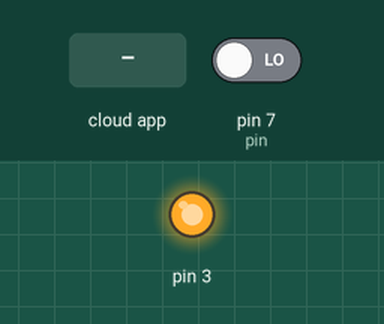
A sketch run on a simulated Arduino Uno, built with avr-gcc and run on an emulated ATmega328P. Shown: output pins drawn as LEDs (lit = HIGH). Inputs (shaded band) come from the test bench; at power-on: pin 7 (pin) LOW. The ROS host is connected and sends only what is stated.

Above: at 1.2 s.
1.3 s: the phone or cloud app sets rpm_right_wheel_tx to 0
At 2.4 s:
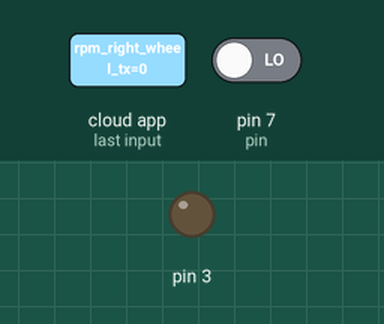
2.8 s: the phone or cloud app sets rpm_right_wheel_tx to 45
At 3.6 s:
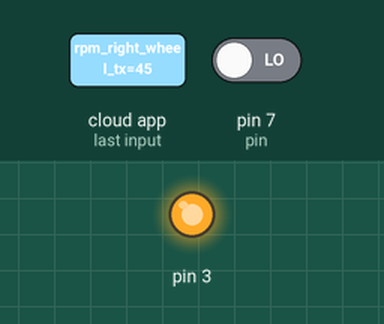
Timing chart, 0 to 5.8 s (numbered marks = the images above; inputs shaded):
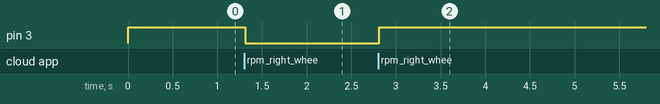

The sketch:

rigth_wheel.ino
```cpp
#include <ros.h>
#include <std_msgs/Int16.h>


#define RPM 170 //lank AVR chip.
//#define ppr 290 //42 - rpm
#define ppr 375 //105 - rpm
#define Kp  0.461121665031208
#define Ki  3.07568150575186
#define Ts  10/1000 //10ms


// encoder signal
int pin = 7;
unsigned long duration;


// motor variables
volatile float period = 0;
volatile float fs = 0;
volatile float fm = 0;
volatile float rpm = 0;
volatile float ppr_avg = 0.0;
//volatile float fm = RPM/60;
//volatile float ppr = fs/fm;

// control-pi variables
volatile float sp = 30;  // set point rpm
volatile float Err_1 = 0;
volatile float Err = 0;
volatile float PI_ = 0;


// kalman-filter variables
volatile float x_1 = 0;
volatile float x_0 = 0;  // position at initial time
volatile float p_1 = 0;
volatile float p_0 = 10; // variance at initial position
volatile float k = 0;  // kalman gain
volatile float z = 0;  // rpm measurments
volatile float r = 20; // variance of the "sensor" to measure rpm
volatile float q = 1;
volatile float duty_cycle = 0;
volatile float data = sp;
volatile bool reverse = false;


void rpm_right_wheel_callback( const std_msgs::Int16& cmd_msg){
  sp = cmd_msg.data;
  reverse = false;
  if (sp<0){
    sp = -sp;
    reverse = true;
  }
}

std_msgs::Int16 current_rpm_right_wheel;
ros::NodeHandle  nh;

ros::Subscriber<std_msgs::Int16> sub("rpm_right_wheel_tx", rpm_right_wheel_callback);
ros::Publisher pub("rpm_right_wheel_rx", &current_rpm_right_wheel);


ISR(TIMER1_COMPA_vect)
{

  // rpm measurment from encoder square signal
  period = 2*duration;

  if (duration>11305 or duration==0){
    fs = 0;
  }
  fs = 1000000/period;
  fm = fs/ppr;
  rpm = fm*60;

  if (rpm > 190){
    rpm = 0;
  }
  else if(rpm < 10){
    rpm = 0;
  }


  // kalman filter to improve the rpm estimation
  x_1 = x_0;
  p_1 = p_0 + q;

  z = rpm;
  k = p_1/(p_1 + r);

  x_0 = x_1 + k*(z - x_1);
  p_0 = (1 - k)*p_1;


  // PI control to change the rpm
  Err = sp - x_0;
  PI_ = Kp*Err - (Kp - Ki*Ts)*Err_1 + PI_;
  Err_1 = Err;

  if (PI_ < 0){
    PI_ = 0.0;
  }else if (PI_>12){
    PI_ = 12.0;
  }

  //if (rpm < 10){
  //  PI_ = 0;
  //}

  duty_cycle = (PI_/12.0)*255.0;

  if(reverse == true){
    digitalWrite(3,LOW);
    analogWrite(5,duty_cycle);
    current_rpm_right_wheel.data = -x_0;

    if (x_0 < 13){
      current_rpm_right_wheel.data = 0;
    }

  }else{
    digitalWrite(5,LOW);
    analogWrite(3,duty_cycle);
    current_rpm_right_wheel.data = x_0;

    if (x_0 < 13){
      current_rpm_right_wheel.data = 0;
    }

  }

  pub.publish(&current_rpm_right_wheel);
  nh.spinOnce();


  //Serial.print(z);
  //Serial.print(" ");
  //Serial.println(x_0);
}

void setup()
{
  //-----------------------interruptions_config----------------------------------------

  analogWrite(3,255);

  Serial.begin(57600);
  pinMode(pin, INPUT);
  noInterrupts();
  TCCR1A = 0; // set entire TCCR1A register to 0
  TCCR1B = 0; // same for TCCR1B
  TCNT1  = 0; // initialize counter value to 0
  // set compare match register for 100 Hz increments
  OCR1A = 19999; // = 16000000 / (8 * 100) - 1 (must be <65536)
  // turn on CTC mode
  TCCR1B |= (1 << WGM12);
  // Set CS12, CS11 and CS10 bits for 8 prescaler
  TCCR1B |= (0 << CS12) | (1 << CS11) | (0 << CS10);
  // enable timer compare interrupt
  TIMSK1 |= (1 << OCIE1A);
  interrupts();             // enable all interrupts


  //-------------------------rosserial_config--------------------------------------

  nh.initNode();
  nh.subscribe(sub);
  nh.advertise(pub);
  nh.negotiateTopics();

}

void loop()
{
  //if(Serial.available() != 0 ){
  //  data = Serial.parseFloat(SKIP_WHITESPACE);
  //  sp = data;
  //}

  duration = pulseIn(pin, HIGH);
  delay(0.2);

}
```

Measured:
- after the input at 1.3 s, pin 3: HIGH → LOW at once
- after the input at 2.8 s, pin 3: LOW → HIGH at once
